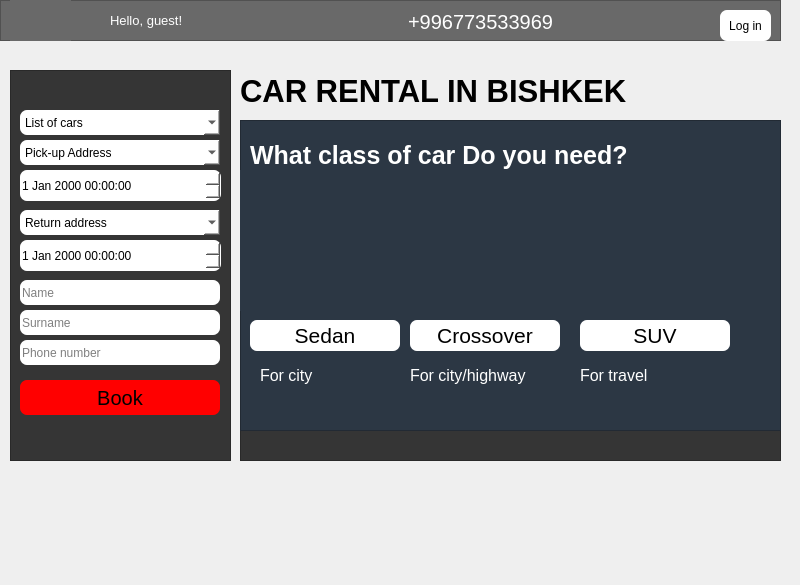
<?xml version="1.0" encoding="UTF-8"?>
<ui version="4.0">
 <class>MainWindow</class>
 <widget class="QMainWindow" name="MainWindow">
  <property name="geometry">
   <rect>
    <x>0</x>
    <y>0</y>
    <width>800</width>
    <height>585</height>
   </rect>
  </property>
  <property name="windowTitle">
   <string>MainWindow</string>
  </property>
  <widget class="QWidget" name="centralwidget">
   <property name="sizePolicy">
    <sizepolicy hsizetype="Expanding" vsizetype="Expanding">
     <horstretch>0</horstretch>
     <verstretch>0</verstretch>
    </sizepolicy>
   </property>
   <property name="maximumSize">
    <size>
     <width>800</width>
     <height>500</height>
    </size>
   </property>
   <property name="layoutDirection">
    <enum>Qt::LeftToRight</enum>
   </property>
   <property name="autoFillBackground">
    <bool>false</bool>
   </property>
   <widget class="QFrame" name="frame">
    <property name="geometry">
     <rect>
      <x>10</x>
      <y>70</y>
      <width>221</width>
      <height>391</height>
     </rect>
    </property>
    <property name="styleSheet">
     <string notr="true">background-color:rgba(53,53,53,255)</string>
    </property>
    <property name="frameShape">
     <enum>QFrame::StyledPanel</enum>
    </property>
    <property name="frameShadow">
     <enum>QFrame::Raised</enum>
    </property>
    <widget class="QLineEdit" name="lineEdit_3">
     <property name="geometry">
      <rect>
       <x>10</x>
       <y>270</y>
       <width>200</width>
       <height>25</height>
      </rect>
     </property>
     <property name="styleSheet">
      <string notr="true">background-color:white;
border-radius:7px;
font-size:9pt</string>
     </property>
     <property name="text">
      <string/>
     </property>
     <property name="placeholderText">
      <string>Phone number</string>
     </property>
    </widget>
    <widget class="QPushButton" name="Book">
     <property name="geometry">
      <rect>
       <x>10</x>
       <y>310</y>
       <width>200</width>
       <height>35</height>
      </rect>
     </property>
     <property name="styleSheet">
      <string notr="true">background-color:Red;
font-size:15pt;
border-radius:7px
</string>
     </property>
     <property name="text">
      <string>Book</string>
     </property>
    </widget>
    <widget class="QComboBox" name="ksdds">
     <property name="geometry">
      <rect>
       <x>10</x>
       <y>70</y>
       <width>200</width>
       <height>25</height>
      </rect>
     </property>
     <property name="toolTip">
      <string>&lt;html&gt;&lt;head/&gt;&lt;body&gt;&lt;p&gt;&lt;br/&gt;&lt;/p&gt;&lt;/body&gt;&lt;/html&gt;</string>
     </property>
     <property name="whatsThis">
      <string>&lt;html&gt;&lt;head/&gt;&lt;body&gt;&lt;p&gt;fgf&lt;/p&gt;&lt;/body&gt;&lt;/html&gt;</string>
     </property>
     <property name="styleSheet">
      <string notr="true">background-color:white;
border-radius:7px;
font-size:9pt
</string>
     </property>
     <item>
      <property name="text">
       <string>Pick-up Address</string>
      </property>
      <property name="icon">
       <iconset resource="designe.qrc">
        <normaloff>:/icon/icons/pin_drop_24dp_000000_FILL0_wght400_GRAD0_opsz24.svg</normaloff>:/icon/icons/pin_drop_24dp_000000_FILL0_wght400_GRAD0_opsz24.svg</iconset>
      </property>
     </item>
     <item>
      <property name="text">
       <string>Airport &quot;Manas&quot;</string>
      </property>
     </item>
     <item>
      <property name="text">
       <string>Office &quot;PrimeCar&quot;, Chokmorova 256</string>
      </property>
     </item>
     <item>
      <property name="text">
       <string/>
      </property>
     </item>
    </widget>
    <widget class="QLineEdit" name="lineEdit_2">
     <property name="geometry">
      <rect>
       <x>10</x>
       <y>240</y>
       <width>200</width>
       <height>25</height>
      </rect>
     </property>
     <property name="styleSheet">
      <string notr="true">background-color:white;
border-radius:7px;
font-size:9pt</string>
     </property>
     <property name="text">
      <string/>
     </property>
     <property name="placeholderText">
      <string>Surname</string>
     </property>
    </widget>
    <widget class="QComboBox" name="comboBox">
     <property name="geometry">
      <rect>
       <x>10</x>
       <y>40</y>
       <width>200</width>
       <height>25</height>
      </rect>
     </property>
     <property name="sizePolicy">
      <sizepolicy hsizetype="Expanding" vsizetype="Fixed">
       <horstretch>0</horstretch>
       <verstretch>0</verstretch>
      </sizepolicy>
     </property>
     <property name="styleSheet">
      <string notr="true">background-color:white;
border-radius:7px;
font-size:9pt</string>
     </property>
     <property name="editable">
      <bool>false</bool>
     </property>
     <property name="currentIndex">
      <number>0</number>
     </property>
     <property name="insertPolicy">
      <enum>QComboBox::InsertAlphabetically</enum>
     </property>
     <property name="minimumContentsLength">
      <number>6</number>
     </property>
     <item>
      <property name="text">
       <string>List of cars</string>
      </property>
      <property name="icon">
       <iconset resource="designe.qrc">
        <normaloff>:/icon/icons/directions_car_24dp_000000_FILL0_wght400_GRAD0_opsz24.svg</normaloff>:/icon/icons/directions_car_24dp_000000_FILL0_wght400_GRAD0_opsz24.svg</iconset>
      </property>
     </item>
     <item>
      <property name="text">
       <string>Hyundai Solaris</string>
      </property>
     </item>
     <item>
      <property name="text">
       <string>Chevrolet Cobalt</string>
      </property>
     </item>
     <item>
      <property name="text">
       <string>Toyota Corolla</string>
      </property>
     </item>
     <item>
      <property name="text">
       <string>Hyundai Sonata</string>
      </property>
     </item>
     <item>
      <property name="text">
       <string>Toyota Rav 4</string>
      </property>
     </item>
     <item>
      <property name="text">
       <string>Subaru Forester</string>
      </property>
     </item>
     <item>
      <property name="text">
       <string>KIA Seltos 2024</string>
      </property>
     </item>
     <item>
      <property name="text">
       <string>Lexus RX330</string>
      </property>
     </item>
     <item>
      <property name="text">
       <string>Toyota 4Runner</string>
      </property>
     </item>
     <item>
      <property name="text">
       <string>Toyota Fortuner</string>
      </property>
     </item>
     <item>
      <property name="text">
       <string>Toyota Landcruiser 200</string>
      </property>
     </item>
     <item>
      <property name="text">
       <string>Lexus LX570</string>
      </property>
     </item>
    </widget>
    <widget class="QLineEdit" name="lineEdit">
     <property name="geometry">
      <rect>
       <x>10</x>
       <y>210</y>
       <width>200</width>
       <height>25</height>
      </rect>
     </property>
     <property name="styleSheet">
      <string notr="true">background-color:white;
border-radius:7px;
font-size:9pt</string>
     </property>
     <property name="text">
      <string/>
     </property>
     <property name="placeholderText">
      <string>Name</string>
     </property>
    </widget>
    <widget class="QComboBox" name="comboBox_2">
     <property name="geometry">
      <rect>
       <x>10</x>
       <y>140</y>
       <width>200</width>
       <height>25</height>
      </rect>
     </property>
     <property name="styleSheet">
      <string notr="true">background-color:white;
border-radius:7px;
font-size:9pt</string>
     </property>
     <item>
      <property name="text">
       <string>Return address</string>
      </property>
      <property name="icon">
       <iconset resource="designe.qrc">
        <normaloff>:/icon/icons/pin_drop_24dp_000000_FILL0_wght400_GRAD0_opsz24.svg</normaloff>:/icon/icons/pin_drop_24dp_000000_FILL0_wght400_GRAD0_opsz24.svg</iconset>
      </property>
     </item>
     <item>
      <property name="text">
       <string>Airport &quot;Manas&quot;</string>
      </property>
     </item>
     <item>
      <property name="text">
       <string>Office &quot;PrimeCar&quot;, Chokmorova 256</string>
      </property>
     </item>
    </widget>
    <widget class="QDateTimeEdit" name="dateTimeEdit_2">
     <property name="geometry">
      <rect>
       <x>10</x>
       <y>100</y>
       <width>201</width>
       <height>31</height>
      </rect>
     </property>
     <property name="styleSheet">
      <string notr="true">background-color:white;
border-radius:7px;
font-size:9pt
</string>
     </property>
    </widget>
    <widget class="QDateTimeEdit" name="dateTimeEdit_3">
     <property name="geometry">
      <rect>
       <x>10</x>
       <y>170</y>
       <width>201</width>
       <height>31</height>
      </rect>
     </property>
     <property name="styleSheet">
      <string notr="true">background-color:white;
border-radius:7px;
font-size:9pt
</string>
     </property>
    </widget>
   </widget>
   <widget class="QFrame" name="frame_2">
    <property name="geometry">
     <rect>
      <x>240</x>
      <y>120</y>
      <width>541</width>
      <height>341</height>
     </rect>
    </property>
    <property name="styleSheet">
     <string notr="true">background-color:rgba(53,53,53,255)</string>
    </property>
    <property name="frameShape">
     <enum>QFrame::StyledPanel</enum>
    </property>
    <property name="frameShadow">
     <enum>QFrame::Raised</enum>
    </property>
    <widget class="QFrame" name="frame_4">
     <property name="geometry">
      <rect>
       <x>0</x>
       <y>0</y>
       <width>541</width>
       <height>311</height>
      </rect>
     </property>
     <property name="styleSheet">
      <string notr="true">background-color:rgba(44,55,68,255)</string>
     </property>
     <property name="frameShape">
      <enum>QFrame::StyledPanel</enum>
     </property>
     <property name="frameShadow">
      <enum>QFrame::Raised</enum>
     </property>
     <widget class="QLabel" name="label_2">
      <property name="geometry">
       <rect>
        <x>0</x>
        <y>50</y>
        <width>161</width>
        <height>141</height>
       </rect>
      </property>
      <property name="text">
       <string/>
      </property>
      <property name="pixmap">
       <pixmap>../../Pictures/Screenshots/Снимок экрана 2025-04-10 102825.png</pixmap>
      </property>
      <property name="scaledContents">
       <bool>true</bool>
      </property>
     </widget>
     <widget class="QLabel" name="label_4">
      <property name="geometry">
       <rect>
        <x>170</x>
        <y>50</y>
        <width>161</width>
        <height>141</height>
       </rect>
      </property>
      <property name="text">
       <string/>
      </property>
      <property name="pixmap">
       <pixmap>../../Pictures/Screenshots/Снимок экрана 2025-04-10 103833.png</pixmap>
      </property>
      <property name="scaledContents">
       <bool>true</bool>
      </property>
     </widget>
     <widget class="QLabel" name="label_5">
      <property name="geometry">
       <rect>
        <x>340</x>
        <y>50</y>
        <width>161</width>
        <height>141</height>
       </rect>
      </property>
      <property name="text">
       <string/>
      </property>
      <property name="pixmap">
       <pixmap>../../Pictures/Screenshots/Снимок экрана 2025-04-10 104041.png</pixmap>
      </property>
      <property name="scaledContents">
       <bool>true</bool>
      </property>
     </widget>
     <widget class="QLabel" name="label_3">
      <property name="geometry">
       <rect>
        <x>10</x>
        <y>10</y>
        <width>511</width>
        <height>50</height>
       </rect>
      </property>
      <property name="styleSheet">
       <string notr="true">color:white;
font-size:19pt;
font-weight:bold

</string>
      </property>
      <property name="text">
       <string>What class of car Do you need?</string>
      </property>
     </widget>
     <widget class="QPushButton" name="Sedan">
      <property name="geometry">
       <rect>
        <x>10</x>
        <y>200</y>
        <width>150</width>
        <height>31</height>
       </rect>
      </property>
      <property name="sizePolicy">
       <sizepolicy hsizetype="Expanding" vsizetype="Expanding">
        <horstretch>1</horstretch>
        <verstretch>0</verstretch>
       </sizepolicy>
      </property>
      <property name="styleSheet">
       <string notr="true">font-size:16pt;
background-color:white;
border-radius:7px;
</string>
      </property>
      <property name="text">
       <string>Sedan</string>
      </property>
     </widget>
     <widget class="QPushButton" name="Crossover">
      <property name="geometry">
       <rect>
        <x>170</x>
        <y>200</y>
        <width>150</width>
        <height>31</height>
       </rect>
      </property>
      <property name="sizePolicy">
       <sizepolicy hsizetype="Expanding" vsizetype="Expanding">
        <horstretch>0</horstretch>
        <verstretch>0</verstretch>
       </sizepolicy>
      </property>
      <property name="styleSheet">
       <string notr="true">font-size:16pt;
background-color:white;
border-radius:7px
</string>
      </property>
      <property name="text">
       <string>Crossover</string>
      </property>
     </widget>
     <widget class="QPushButton" name="SUV">
      <property name="geometry">
       <rect>
        <x>340</x>
        <y>200</y>
        <width>150</width>
        <height>31</height>
       </rect>
      </property>
      <property name="styleSheet">
       <string notr="true">font-size:16pt;
background-color:white;
border-radius:7px
</string>
      </property>
      <property name="text">
       <string>SUV</string>
      </property>
     </widget>
     <widget class="QLabel" name="label_6">
      <property name="geometry">
       <rect>
        <x>20</x>
        <y>240</y>
        <width>91</width>
        <height>31</height>
       </rect>
      </property>
      <property name="styleSheet">
       <string notr="true">font-size:12pt;
color:white;
</string>
      </property>
      <property name="text">
       <string>For city</string>
      </property>
     </widget>
     <widget class="QLabel" name="label_7">
      <property name="geometry">
       <rect>
        <x>170</x>
        <y>240</y>
        <width>161</width>
        <height>31</height>
       </rect>
      </property>
      <property name="styleSheet">
       <string notr="true">font-size:12pt;
color:white</string>
      </property>
      <property name="text">
       <string>For city/highway</string>
      </property>
     </widget>
     <widget class="QLabel" name="label_8">
      <property name="geometry">
       <rect>
        <x>340</x>
        <y>240</y>
        <width>131</width>
        <height>31</height>
       </rect>
      </property>
      <property name="styleSheet">
       <string notr="true">font-size:12pt;
color:white</string>
      </property>
      <property name="text">
       <string>For travel</string>
      </property>
     </widget>
    </widget>
   </widget>
   <widget class="QLabel" name="label">
    <property name="geometry">
     <rect>
      <x>240</x>
      <y>70</y>
      <width>541</width>
      <height>41</height>
     </rect>
    </property>
    <property name="styleSheet">
     <string notr="true">color:black;
font-weight:bold;
font-size:23pt;

</string>
    </property>
    <property name="text">
     <string>CAR RENTAL IN BISHKEK</string>
    </property>
   </widget>
   <widget class="QFrame" name="welcomeLabel&#10;">
    <property name="geometry">
     <rect>
      <x>0</x>
      <y>0</y>
      <width>781</width>
      <height>41</height>
     </rect>
    </property>
    <property name="styleSheet">
     <string notr="true">background-color:DimGray</string>
    </property>
    <property name="frameShape">
     <enum>QFrame::StyledPanel</enum>
    </property>
    <property name="frameShadow">
     <enum>QFrame::Raised</enum>
    </property>
    <widget class="QPushButton" name="pushButton_6">
     <property name="geometry">
      <rect>
       <x>380</x>
       <y>10</y>
       <width>201</width>
       <height>24</height>
      </rect>
     </property>
     <property name="styleSheet">
      <string notr="true">color:white;
font-size:15pt;
border-radius:7px</string>
     </property>
     <property name="text">
      <string>+996773533969</string>
     </property>
     <property name="icon">
      <iconset resource="designe.qrc">
       <normaloff>:/icon/icons/call_24dp_FFFFFF_FILL0_wght400_GRAD0_opsz24 (1).svg</normaloff>:/icon/icons/call_24dp_FFFFFF_FILL0_wght400_GRAD0_opsz24 (1).svg</iconset>
     </property>
    </widget>
    <widget class="QPushButton" name="Login">
     <property name="geometry">
      <rect>
       <x>720</x>
       <y>10</y>
       <width>51</width>
       <height>31</height>
      </rect>
     </property>
     <property name="styleSheet">
      <string notr="true">background-color:white;
border-radius:7px
</string>
     </property>
     <property name="text">
      <string>Log in</string>
     </property>
    </widget>
    <widget class="QLabel" name="label_9">
     <property name="geometry">
      <rect>
       <x>10</x>
       <y>0</y>
       <width>61</width>
       <height>41</height>
      </rect>
     </property>
     <property name="text">
      <string/>
     </property>
     <property name="pixmap">
      <pixmap>../../Pictures/Screenshots/Снимок экрана 2025-04-10 121302.png</pixmap>
     </property>
     <property name="scaledContents">
      <bool>true</bool>
     </property>
    </widget>
    <widget class="QLabel" name="welcomeLabel">
     <property name="geometry">
      <rect>
       <x>110</x>
       <y>10</y>
       <width>241</width>
       <height>21</height>
      </rect>
     </property>
     <property name="styleSheet">
      <string notr="true">color:white;
font-size:10pt
</string>
     </property>
     <property name="text">
      <string>Hello, guest!</string>
     </property>
    </widget>
   </widget>
   <widget class="QWidget" name="layoutWidget">
    <property name="geometry">
     <rect>
      <x>0</x>
      <y>0</y>
      <width>2</width>
      <height>2</height>
     </rect>
    </property>
    <layout class="QHBoxLayout" name="horizontalLayout"/>
   </widget>
  </widget>
 </widget>
 <resources>
  <include location="designe.qrc"/>
 </resources>
 <connections/>
</ui>
